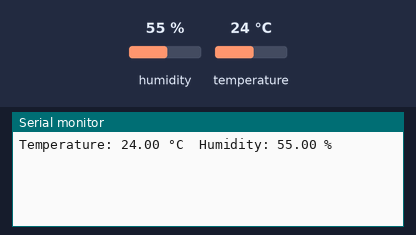
This sketch was run on a simulated ESP8266 (NodeMCU). Shown: the last lines printed to the serial monitor. The test bench sets the inputs (shaded band); at power-on: humidity 55 %, temperature 24 °C. WiFi joins after 1.5 s; servers stay silent unless stated.

Above: at 3.0 s.
3.1 s: humidity set to 22 %
At 4.4 s:
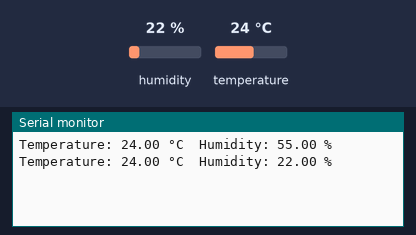
5.8 s: temperature set to 12 °C
At 6.9 s:
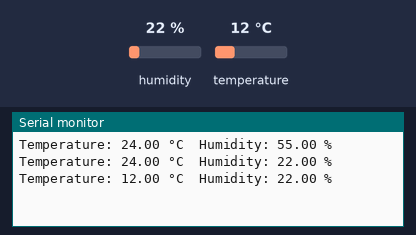
8.5 s: humidity set to 40 %
At 10.5 s:
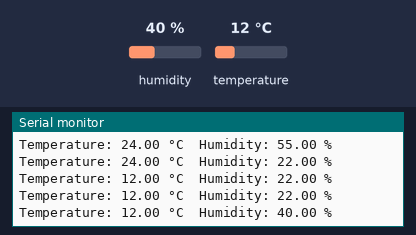
Timing chart, 0 to 12.0 s (numbered marks = the images above; inputs shaded):
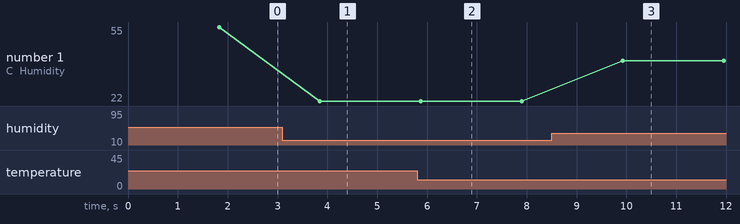

The sketch:

sketch_nov26a_vvv.ino
```cpp
#define BLYNK_TEMPLATE_ID "TMPL6WgIoUAI6"
#define BLYNK_TEMPLATE_NAME "Quickstart Template"
#include <DHT.h>
#include <ESP8266WiFi.h>
#include <BlynkSimpleEsp8266.h>

#define DHTPIN D4  // DHT11 data pin
#define DHTTYPE DHT11

char auth[] = "aHYpyPr1stHBc7-mvJd17c-8NCL-dvQU";  // Replace with your Blynk authentication token
char ssid[] = "Shaharyar";      // Replace with your WiFi credentials
char pass[] = "FGFGFGFG";

DHT dht(DHTPIN, DHTTYPE);

// Define Virtual Pins
#define VIRTUAL_PIN_TEMPERATURE V0
#define VIRTUAL_PIN_HUMIDITY V1
#define VIRTUAL_PIN_ON_OFF V2

bool deviceStatus = false;

BLYNK_WRITE(VIRTUAL_PIN_ON_OFF) {
  deviceStatus = param.asInt();
}

void setup() {
  Serial.begin(9600);
  Blynk.begin(auth, ssid, pass);
  dht.begin();
}

void loop() {
  Blynk.run();

  float temperature = dht.readTemperature();
  float humidity = dht.readHumidity();

  if (!isnan(temperature) && !isnan(humidity)) {
    if (deviceStatus) {
      // If the device is ON, update gauges with actual sensor values
      Blynk.virtualWrite(VIRTUAL_PIN_TEMPERATURE, temperature); // Virtual Pin V0 for temperature
      Blynk.virtualWrite(VIRTUAL_PIN_HUMIDITY, humidity);    // Virtual Pin V1 for humidity
    } else {
      // If the device is OFF, set gauges to zero
      Blynk.virtualWrite(VIRTUAL_PIN_TEMPERATURE, 0); // Set temperature to zero when OFF
      Blynk.virtualWrite(VIRTUAL_PIN_HUMIDITY, 0);    // Set humidity to zero when OFF
    }
    Blynk.virtualWrite(VIRTUAL_PIN_ON_OFF, deviceStatus);

    Serial.print("Temperature: ");
    Serial.print(temperature);
    Serial.print(" °C\t");

    Serial.print("Humidity: ");
    Serial.print(humidity);
    Serial.println(" %");

    if (deviceStatus) {
      // Your code for when the device is ON
      // Add your on logic here
    } else {
      // Your code for when the device is OFF
      // Add your off logic here
    }

    delay(2000); // You can adjust the delay as needed
  } else {
    Serial.println("Failed to read from DHT sensor!");
  }
}
```

Measured:
- after the input at 3.1 s, the serial monitor: prints a new line after 0.75 s (image 1)
- after the input at 5.8 s, the serial monitor: prints a new line after 0.08 s (image 2)
- after the input at 8.5 s, the serial monitor: prints a new line after 1.4 s (image 3)
- plotted number 1: 55 → 22 after the input at 3.1 s, 22 → 40 after the input at 8.5 s
